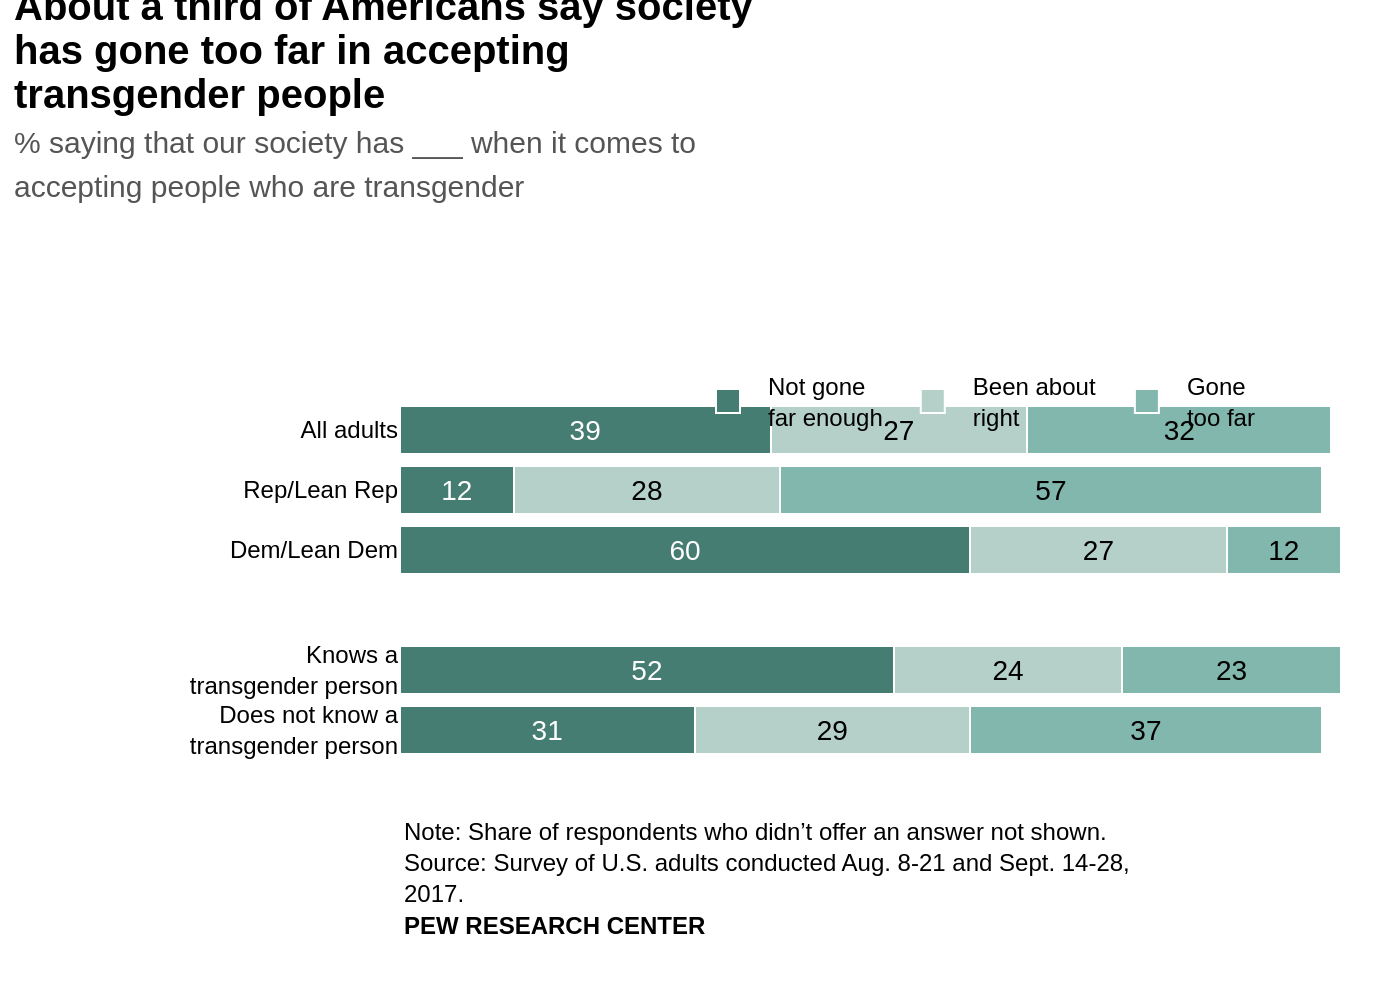

The script that drew this image:
import sys
import json
import os
import plotly.graph_objects as go

# Check if a file path is provided
if len(sys.argv) < 2:
    print("Usage: python generate_chart.py <path_to_json_file>")
    sys.exit(1)

# Get the JSON file path from the command-line argument
json_path = sys.argv[1]

# Read the JSON file
try:
    with open(json_path, 'r', encoding='utf-8') as f:
        chart_data = json.load(f)
except FileNotFoundError:
    print(f"Error: JSON file not found at {json_path}")
    sys.exit(1)
except json.JSONDecodeError:
    print(f"Error: Could not decode JSON from {json_path}")
    sys.exit(1)

# Extract data from the JSON object
categories = chart_data['categories']
data_series = chart_data['chart_data']
texts = chart_data['texts']
colors = chart_data['colors']

# Create a figure
fig = go.Figure()

# Add a trace for each data series
for i, series in enumerate(data_series):
    fig.add_trace(go.Bar(
        y=categories,
        x=series['values'],
        name=series['name'],
        orientation='h',
        marker=dict(
            color=colors['bar_colors'][i],
            line=dict(color='white', width=1)
        ),
        text=series['values'],
        textposition='inside',
        insidetextanchor='middle',
        textfont=dict(
            family='Arial',
            size=14,
            color=colors['text_colors'][i]
        ),
        hovertemplate='%{x}%<extra></extra>'
    ))

# Combine title and subtitle
title_text = f"<b style='font-size:20px'>{texts['title']}</b><br><span style='font-size:15px;color:#555555'>{texts['subtitle']}</span>"

# Update layout
fig.update_layout(
    barmode='stack',
    paper_bgcolor='white',
    plot_bgcolor='white',
    font=dict(family="Arial", size=12, color="black"),
    title=dict(
        text=title_text,
        x=0.01,
        y=0.98,
        xanchor='left',
        yanchor='top'
    ),
    xaxis=dict(
        showgrid=False,
        showline=False,
        showticklabels=False,
        zeroline=False,
        range=[0, 101] # Sum of percentages is close to 100
    ),
    yaxis=dict(
        showgrid=False,
        showline=False,
        zeroline=False,
        ticks='',
        autorange='reversed' # To display categories from top to bottom
    ),
    legend=dict(
        orientation="h",
        yanchor="bottom",
        y=0.87,
        xanchor="left",
        x=0.3,
        traceorder='normal',
        font=dict(size=12),
        bgcolor='rgba(0,0,0,0)'
    ),
    margin=dict(l=200, r=20, t=200, b=120),
    annotations=[
        dict(
            text=texts['source'],
            showarrow=False,
            xref="paper",
            yref="paper",
            x=0,
            y=-0.15,
            xanchor='left',
            yanchor='top',
            align='left',
            font=dict(size=12)
        )
    ]
)

# Generate the output filename from the input JSON path
base_name = os.path.splitext(os.path.basename(json_path))[0]
output_filename = f"{base_name}.png"

# Save the figure to a file
fig.write_image(output_filename, scale=2)

print(f"Chart saved to {output_filename}")
